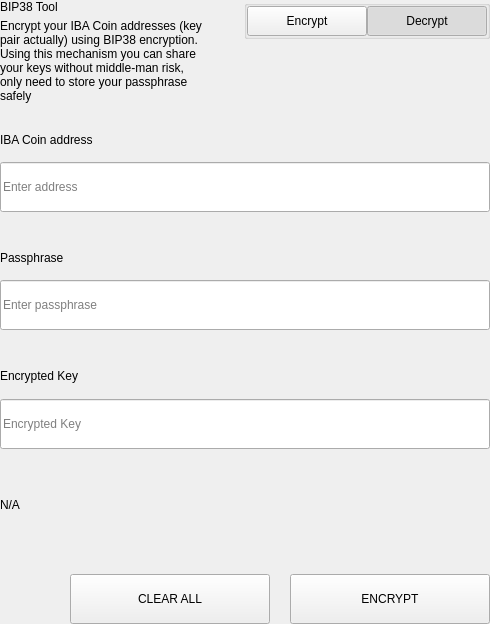
<?xml version="1.0" encoding="UTF-8"?>
<ui version="4.0">
 <class>SettingsBitToolWidget</class>
 <widget class="QWidget" name="SettingsBitToolWidget">
  <property name="geometry">
   <rect>
    <x>0</x>
    <y>0</y>
    <width>490</width>
    <height>624</height>
   </rect>
  </property>
  <property name="windowTitle">
   <string>Form</string>
  </property>
  <layout class="QVBoxLayout" name="verticalLayout">
   <property name="spacing">
    <number>0</number>
   </property>
   <property name="leftMargin">
    <number>0</number>
   </property>
   <property name="topMargin">
    <number>0</number>
   </property>
   <property name="rightMargin">
    <number>0</number>
   </property>
   <property name="bottomMargin">
    <number>0</number>
   </property>
   <item>
    <widget class="QWidget" name="left" native="true">
     <layout class="QVBoxLayout" name="verticalLayout_3">
      <property name="leftMargin">
       <number>0</number>
      </property>
      <property name="topMargin">
       <number>0</number>
      </property>
      <property name="rightMargin">
       <number>0</number>
      </property>
      <property name="bottomMargin">
       <number>0</number>
      </property>
      <item>
       <layout class="QVBoxLayout" name="verticalLayout_2">
        <property name="spacing">
         <number>0</number>
        </property>
        <item>
         <layout class="QHBoxLayout" name="horizontalLayout_3" stretch="3,1">
          <property name="spacing">
           <number>40</number>
          </property>
          <item>
           <layout class="QVBoxLayout" name="verticalLayoutTitle">
            <property name="spacing">
             <number>5</number>
            </property>
            <item>
             <widget class="QLabel" name="labelTitle">
              <property name="text">
               <string>BIP38 Tool</string>
              </property>
             </widget>
            </item>
            <item>
             <widget class="QLabel" name="labelSubtitle1">
              <property name="text">
               <string>Encrypt your IBA Coin addresses (key pair actually) using BIP38 encryption.
Using this mechanism you can share your keys without middle-man risk, only need to store your passphrase safely</string>
              </property>
              <property name="wordWrap">
               <bool>true</bool>
              </property>
             </widget>
            </item>
           </layout>
          </item>
          <item alignment="Qt::AlignTop">
           <widget class="QGroupBox" name="groupBox">
            <property name="title">
             <string/>
            </property>
            <property name="alignment">
             <set>Qt::AlignLeading|Qt::AlignLeft|Qt::AlignTop</set>
            </property>
            <layout class="QHBoxLayout" name="horizontalLayout_4">
             <property name="spacing">
              <number>0</number>
             </property>
             <property name="leftMargin">
              <number>0</number>
             </property>
             <property name="topMargin">
              <number>0</number>
             </property>
             <property name="rightMargin">
              <number>0</number>
             </property>
             <property name="bottomMargin">
              <number>0</number>
             </property>
             <item>
              <spacer name="horizontalSpacer">
               <property name="orientation">
                <enum>Qt::Horizontal</enum>
               </property>
               <property name="sizeHint" stdset="0">
                <size>
                 <width>40</width>
                 <height>20</height>
                </size>
               </property>
              </spacer>
             </item>
             <item>
              <widget class="QPushButton" name="pushLeft">
               <property name="minimumSize">
                <size>
                 <width>120</width>
                 <height>30</height>
                </size>
               </property>
               <property name="maximumSize">
                <size>
                 <width>120</width>
                 <height>30</height>
                </size>
               </property>
               <property name="focusPolicy">
                <enum>Qt::NoFocus</enum>
               </property>
               <property name="text">
                <string>Encrypt</string>
               </property>
               <property name="checkable">
                <bool>true</bool>
               </property>
               <property name="autoExclusive">
                <bool>true</bool>
               </property>
              </widget>
             </item>
             <item>
              <widget class="QPushButton" name="pushRight">
               <property name="minimumSize">
                <size>
                 <width>120</width>
                 <height>30</height>
                </size>
               </property>
               <property name="maximumSize">
                <size>
                 <width>120</width>
                 <height>30</height>
                </size>
               </property>
               <property name="focusPolicy">
                <enum>Qt::NoFocus</enum>
               </property>
               <property name="text">
                <string>Decrypt</string>
               </property>
               <property name="checkable">
                <bool>true</bool>
               </property>
               <property name="checked">
                <bool>true</bool>
               </property>
               <property name="autoExclusive">
                <bool>true</bool>
               </property>
              </widget>
             </item>
            </layout>
           </widget>
          </item>
         </layout>
        </item>
        <item>
         <widget class="QStackedWidget" name="stackedWidget">
          <property name="currentIndex">
           <number>1</number>
          </property>
          <widget class="QWidget" name="pageDecrypt">
           <layout class="QVBoxLayout" name="verticalLayout_5">
            <property name="spacing">
             <number>0</number>
            </property>
            <property name="leftMargin">
             <number>0</number>
            </property>
            <property name="topMargin">
             <number>0</number>
            </property>
            <property name="rightMargin">
             <number>0</number>
            </property>
            <property name="bottomMargin">
             <number>0</number>
            </property>
            <item>
             <widget class="QWidget" name="widget" native="true">
              <property name="minimumSize">
               <size>
                <width>0</width>
                <height>100</height>
               </size>
              </property>
              <layout class="QVBoxLayout" name="verticalLayout_4">
               <property name="spacing">
                <number>0</number>
               </property>
               <property name="leftMargin">
                <number>0</number>
               </property>
               <property name="topMargin">
                <number>0</number>
               </property>
               <property name="rightMargin">
                <number>0</number>
               </property>
               <property name="bottomMargin">
                <number>0</number>
               </property>
               <item>
                <spacer name="verticalSpacer_2">
                 <property name="orientation">
                  <enum>Qt::Vertical</enum>
                 </property>
                 <property name="sizeType">
                  <enum>QSizePolicy::Fixed</enum>
                 </property>
                 <property name="sizeHint" stdset="0">
                  <size>
                   <width>20</width>
                   <height>20</height>
                  </size>
                 </property>
                </spacer>
               </item>
               <item>
                <layout class="QHBoxLayout" name="horizontalLayout_6" stretch="2">
                 <property name="spacing">
                  <number>0</number>
                 </property>
                 <item>
                  <layout class="QVBoxLayout" name="verticalLayout_7">
                   <property name="spacing">
                    <number>9</number>
                   </property>
                   <item>
                    <widget class="QLabel" name="labelSubtitleKey">
                     <property name="minimumSize">
                      <size>
                       <width>0</width>
                       <height>20</height>
                      </size>
                     </property>
                     <property name="maximumSize">
                      <size>
                       <width>16777215</width>
                       <height>20</height>
                      </size>
                     </property>
                     <property name="text">
                      <string>Encrypted key</string>
                     </property>
                    </widget>
                   </item>
                   <item>
                    <widget class="QLineEdit" name="lineEditKey">
                     <property name="minimumSize">
                      <size>
                       <width>0</width>
                       <height>50</height>
                      </size>
                     </property>
                     <property name="maximumSize">
                      <size>
                       <width>16777215</width>
                       <height>50</height>
                      </size>
                     </property>
                     <property name="placeholderText">
                      <string>Enter a encrypted key</string>
                     </property>
                    </widget>
                   </item>
                  </layout>
                 </item>
                </layout>
               </item>
               <item>
                <spacer name="verticalSpacer_3">
                 <property name="orientation">
                  <enum>Qt::Vertical</enum>
                 </property>
                 <property name="sizeType">
                  <enum>QSizePolicy::Fixed</enum>
                 </property>
                 <property name="sizeHint" stdset="0">
                  <size>
                   <width>20</width>
                   <height>20</height>
                  </size>
                 </property>
                </spacer>
               </item>
               <item>
                <layout class="QVBoxLayout" name="verticalLayout_9">
                 <property name="spacing">
                  <number>9</number>
                 </property>
                 <item>
                  <widget class="QLabel" name="labelSubtitlePassphrase">
                   <property name="maximumSize">
                    <size>
                     <width>16777215</width>
                     <height>20</height>
                    </size>
                   </property>
                   <property name="text">
                    <string>Passphrase</string>
                   </property>
                  </widget>
                 </item>
                 <item>
                  <widget class="QLineEdit" name="lineEditPassphrase">
                   <property name="minimumSize">
                    <size>
                     <width>0</width>
                     <height>50</height>
                    </size>
                   </property>
                   <property name="maximumSize">
                    <size>
                     <width>16777215</width>
                     <height>50</height>
                    </size>
                   </property>
                   <property name="placeholderText">
                    <string>Enter a passphrase</string>
                   </property>
                  </widget>
                 </item>
                </layout>
               </item>
               <item>
                <spacer name="verticalSpacer_4">
                 <property name="orientation">
                  <enum>Qt::Vertical</enum>
                 </property>
                 <property name="sizeType">
                  <enum>QSizePolicy::Fixed</enum>
                 </property>
                 <property name="sizeHint" stdset="0">
                  <size>
                   <width>20</width>
                   <height>20</height>
                  </size>
                 </property>
                </spacer>
               </item>
               <item>
                <widget class="QWidget" name="widget_3" native="true">
                 <property name="sizePolicy">
                  <sizepolicy hsizetype="Preferred" vsizetype="Fixed">
                   <horstretch>0</horstretch>
                   <verstretch>0</verstretch>
                  </sizepolicy>
                 </property>
                 <layout class="QVBoxLayout" name="verticalLayout_10">
                  <property name="spacing">
                   <number>9</number>
                  </property>
                  <property name="leftMargin">
                   <number>0</number>
                  </property>
                  <property name="topMargin">
                   <number>0</number>
                  </property>
                  <property name="rightMargin">
                   <number>0</number>
                  </property>
                  <property name="bottomMargin">
                   <number>0</number>
                  </property>
                  <item>
                   <widget class="QLabel" name="labelSubtitleDecryptResult">
                    <property name="minimumSize">
                     <size>
                      <width>0</width>
                      <height>20</height>
                     </size>
                    </property>
                    <property name="maximumSize">
                     <size>
                      <width>16777215</width>
                      <height>20</height>
                     </size>
                    </property>
                    <property name="text">
                     <string>Decrypted address result</string>
                    </property>
                   </widget>
                  </item>
                  <item>
                   <widget class="QWidget" name="widget_4" native="true">
                    <layout class="QHBoxLayout" name="horizontalLayout" stretch="6,0,1">
                     <property name="spacing">
                      <number>0</number>
                     </property>
                     <property name="leftMargin">
                      <number>0</number>
                     </property>
                     <property name="topMargin">
                      <number>0</number>
                     </property>
                     <property name="rightMargin">
                      <number>0</number>
                     </property>
                     <property name="bottomMargin">
                      <number>0</number>
                     </property>
                     <item alignment="Qt::AlignVCenter">
                      <widget class="QLineEdit" name="lineEditDecryptResult">
                       <property name="minimumSize">
                        <size>
                         <width>0</width>
                         <height>50</height>
                        </size>
                       </property>
                       <property name="maximumSize">
                        <size>
                         <width>16777215</width>
                         <height>50</height>
                        </size>
                       </property>
                       <property name="placeholderText">
                        <string>Decrypted Address</string>
                       </property>
                      </widget>
                     </item>
                     <item>
                      <spacer name="horizontalSpacer_4">
                       <property name="orientation">
                        <enum>Qt::Horizontal</enum>
                       </property>
                       <property name="sizeType">
                        <enum>QSizePolicy::Fixed</enum>
                       </property>
                       <property name="sizeHint" stdset="0">
                        <size>
                         <width>20</width>
                         <height>50</height>
                        </size>
                       </property>
                      </spacer>
                     </item>
                     <item>
                      <widget class="QPushButton" name="pushButtonImport">
                       <property name="minimumSize">
                        <size>
                         <width>140</width>
                         <height>40</height>
                        </size>
                       </property>
                       <property name="text">
                        <string>Import Address</string>
                       </property>
                      </widget>
                     </item>
                    </layout>
                   </widget>
                  </item>
                 </layout>
                </widget>
               </item>
               <item>
                <widget class="QLabel" name="statusLabel_DEC">
                 <property name="maximumSize">
                  <size>
                   <width>16777215</width>
                   <height>40</height>
                  </size>
                 </property>
                 <property name="text">
                  <string/>
                 </property>
                </widget>
               </item>
               <item>
                <spacer name="verticalSpacer">
                 <property name="orientation">
                  <enum>Qt::Vertical</enum>
                 </property>
                 <property name="sizeType">
                  <enum>QSizePolicy::Preferred</enum>
                 </property>
                 <property name="sizeHint" stdset="0">
                  <size>
                   <width>20</width>
                   <height>20</height>
                  </size>
                 </property>
                </spacer>
               </item>
               <item>
                <layout class="QHBoxLayout" name="horizontalLayout_7">
                 <property name="spacing">
                  <number>0</number>
                 </property>
                 <item>
                  <spacer name="horizontalSpacer_5">
                   <property name="orientation">
                    <enum>Qt::Horizontal</enum>
                   </property>
                   <property name="sizeType">
                    <enum>QSizePolicy::Expanding</enum>
                   </property>
                   <property name="sizeHint" stdset="0">
                    <size>
                     <width>40</width>
                     <height>20</height>
                    </size>
                   </property>
                  </spacer>
                 </item>
                 <item>
                  <widget class="QPushButton" name="pushButtonDecryptClear">
                   <property name="minimumSize">
                    <size>
                     <width>200</width>
                     <height>50</height>
                    </size>
                   </property>
                   <property name="maximumSize">
                    <size>
                     <width>200</width>
                     <height>50</height>
                    </size>
                   </property>
                   <property name="text">
                    <string>CLEAR</string>
                   </property>
                  </widget>
                 </item>
                 <item>
                  <spacer name="horizontalSpacer_3">
                   <property name="orientation">
                    <enum>Qt::Horizontal</enum>
                   </property>
                   <property name="sizeType">
                    <enum>QSizePolicy::Fixed</enum>
                   </property>
                   <property name="sizeHint" stdset="0">
                    <size>
                     <width>20</width>
                     <height>20</height>
                    </size>
                   </property>
                  </spacer>
                 </item>
                 <item>
                  <widget class="QPushButton" name="pushButtonDecrypt">
                   <property name="minimumSize">
                    <size>
                     <width>200</width>
                     <height>50</height>
                    </size>
                   </property>
                   <property name="maximumSize">
                    <size>
                     <width>200</width>
                     <height>50</height>
                    </size>
                   </property>
                   <property name="text">
                    <string>DECRYPT KEY</string>
                   </property>
                  </widget>
                 </item>
                </layout>
               </item>
              </layout>
             </widget>
            </item>
           </layout>
          </widget>
          <widget class="QWidget" name="pageEncrypt">
           <layout class="QVBoxLayout" name="verticalLayout_11">
            <property name="spacing">
             <number>0</number>
            </property>
            <property name="leftMargin">
             <number>0</number>
            </property>
            <property name="topMargin">
             <number>0</number>
            </property>
            <property name="rightMargin">
             <number>0</number>
            </property>
            <property name="bottomMargin">
             <number>0</number>
            </property>
            <item>
             <spacer name="verticalSpacer_8">
              <property name="orientation">
               <enum>Qt::Vertical</enum>
              </property>
              <property name="sizeType">
               <enum>QSizePolicy::Fixed</enum>
              </property>
              <property name="sizeHint" stdset="0">
               <size>
                <width>20</width>
                <height>20</height>
               </size>
              </property>
             </spacer>
            </item>
            <item>
             <widget class="QWidget" name="containerAddressEnc" native="true">
              <layout class="QVBoxLayout" name="containerAddressEncLayout">
               <property name="spacing">
                <number>5</number>
               </property>
               <property name="leftMargin">
                <number>0</number>
               </property>
               <property name="topMargin">
                <number>0</number>
               </property>
               <property name="rightMargin">
                <number>0</number>
               </property>
               <property name="bottomMargin">
                <number>0</number>
               </property>
               <item>
                <widget class="QLabel" name="labelSubtitleAddress">
                 <property name="minimumSize">
                  <size>
                   <width>0</width>
                   <height>20</height>
                  </size>
                 </property>
                 <property name="maximumSize">
                  <size>
                   <width>16777215</width>
                   <height>20</height>
                  </size>
                 </property>
                 <property name="text">
                  <string>IBA Coin address</string>
                 </property>
                </widget>
               </item>
               <item>
                <widget class="QLineEdit" name="addressIn_ENC">
                 <property name="minimumSize">
                  <size>
                   <width>0</width>
                   <height>50</height>
                  </size>
                 </property>
                 <property name="placeholderText">
                  <string>Enter address</string>
                 </property>
                </widget>
               </item>
              </layout>
             </widget>
            </item>
            <item>
             <spacer name="verticalSpacer_6">
              <property name="orientation">
               <enum>Qt::Vertical</enum>
              </property>
              <property name="sizeType">
               <enum>QSizePolicy::Fixed</enum>
              </property>
              <property name="sizeHint" stdset="0">
               <size>
                <width>20</width>
                <height>20</height>
               </size>
              </property>
             </spacer>
            </item>
            <item>
             <widget class="QWidget" name="containerAddress" native="true">
              <layout class="QHBoxLayout" name="horizontalLayout_9" stretch="2">
               <property name="spacing">
                <number>0</number>
               </property>
               <property name="leftMargin">
                <number>0</number>
               </property>
               <property name="topMargin">
                <number>0</number>
               </property>
               <property name="rightMargin">
                <number>0</number>
               </property>
               <property name="bottomMargin">
                <number>0</number>
               </property>
               <item>
                <layout class="QVBoxLayout" name="verticalLayout_8">
                 <property name="spacing">
                  <number>5</number>
                 </property>
                 <item>
                  <widget class="QLabel" name="labelSubtitleMessage">
                   <property name="minimumSize">
                    <size>
                     <width>0</width>
                     <height>20</height>
                    </size>
                   </property>
                   <property name="maximumSize">
                    <size>
                     <width>16777215</width>
                     <height>20</height>
                    </size>
                   </property>
                   <property name="text">
                    <string>Passphrase</string>
                   </property>
                  </widget>
                 </item>
                 <item>
                  <widget class="QLineEdit" name="passphraseIn_ENC">
                   <property name="minimumSize">
                    <size>
                     <width>0</width>
                     <height>50</height>
                    </size>
                   </property>
                   <property name="maximumSize">
                    <size>
                     <width>16777215</width>
                     <height>50</height>
                    </size>
                   </property>
                   <property name="placeholderText">
                    <string>Enter passphrase</string>
                   </property>
                  </widget>
                 </item>
                </layout>
               </item>
              </layout>
             </widget>
            </item>
            <item>
             <spacer name="verticalSpacer_7">
              <property name="orientation">
               <enum>Qt::Vertical</enum>
              </property>
              <property name="sizeType">
               <enum>QSizePolicy::Fixed</enum>
              </property>
              <property name="sizeHint" stdset="0">
               <size>
                <width>20</width>
                <height>20</height>
               </size>
              </property>
             </spacer>
            </item>
            <item>
             <widget class="QWidget" name="widget_2" native="true">
              <property name="minimumSize">
               <size>
                <width>0</width>
                <height>75</height>
               </size>
              </property>
              <property name="maximumSize">
               <size>
                <width>16777215</width>
                <height>16777215</height>
               </size>
              </property>
              <layout class="QVBoxLayout" name="verticalLayout_6">
               <property name="leftMargin">
                <number>0</number>
               </property>
               <property name="topMargin">
                <number>0</number>
               </property>
               <property name="rightMargin">
                <number>0</number>
               </property>
               <property name="bottomMargin">
                <number>0</number>
               </property>
               <item>
                <widget class="QLabel" name="labelSubtitleEncryptedKey">
                 <property name="minimumSize">
                  <size>
                   <width>0</width>
                   <height>20</height>
                  </size>
                 </property>
                 <property name="maximumSize">
                  <size>
                   <width>16777215</width>
                   <height>20</height>
                  </size>
                 </property>
                 <property name="text">
                  <string>Encrypted Key</string>
                 </property>
                </widget>
               </item>
               <item>
                <widget class="QLineEdit" name="encryptedKeyOut_ENC">
                 <property name="minimumSize">
                  <size>
                   <width>0</width>
                   <height>50</height>
                  </size>
                 </property>
                 <property name="placeholderText">
                  <string>Encrypted Key</string>
                 </property>
                </widget>
               </item>
              </layout>
             </widget>
            </item>
            <item>
             <widget class="QLabel" name="statusLabel_ENC">
              <property name="text">
               <string notr="true">N/A</string>
              </property>
             </widget>
            </item>
            <item>
             <spacer name="verticalSpacer_5">
              <property name="orientation">
               <enum>Qt::Vertical</enum>
              </property>
              <property name="sizeType">
               <enum>QSizePolicy::Fixed</enum>
              </property>
              <property name="sizeHint" stdset="0">
               <size>
                <width>20</width>
                <height>20</height>
               </size>
              </property>
             </spacer>
            </item>
            <item>
             <layout class="QHBoxLayout" name="horizontalLayout_8">
              <property name="spacing">
               <number>0</number>
              </property>
              <item>
               <spacer name="horizontalSpacer_6">
                <property name="orientation">
                 <enum>Qt::Horizontal</enum>
                </property>
                <property name="sizeType">
                 <enum>QSizePolicy::Expanding</enum>
                </property>
                <property name="sizeHint" stdset="0">
                 <size>
                  <width>40</width>
                  <height>20</height>
                 </size>
                </property>
               </spacer>
              </item>
              <item>
               <widget class="QPushButton" name="pushButtonClear">
                <property name="minimumSize">
                 <size>
                  <width>200</width>
                  <height>50</height>
                 </size>
                </property>
                <property name="focusPolicy">
                 <enum>Qt::NoFocus</enum>
                </property>
                <property name="text">
                 <string>CLEAR ALL</string>
                </property>
               </widget>
              </item>
              <item>
               <spacer name="horizontalSpacer_2">
                <property name="orientation">
                 <enum>Qt::Horizontal</enum>
                </property>
                <property name="sizeType">
                 <enum>QSizePolicy::Fixed</enum>
                </property>
                <property name="sizeHint" stdset="0">
                 <size>
                  <width>20</width>
                  <height>20</height>
                 </size>
                </property>
               </spacer>
              </item>
              <item>
               <widget class="QPushButton" name="pushButtonEncrypt">
                <property name="minimumSize">
                 <size>
                  <width>200</width>
                  <height>50</height>
                 </size>
                </property>
                <property name="maximumSize">
                 <size>
                  <width>200</width>
                  <height>50</height>
                 </size>
                </property>
                <property name="focusPolicy">
                 <enum>Qt::NoFocus</enum>
                </property>
                <property name="text">
                 <string>ENCRYPT</string>
                </property>
               </widget>
              </item>
             </layout>
            </item>
           </layout>
          </widget>
         </widget>
        </item>
       </layout>
      </item>
     </layout>
    </widget>
   </item>
  </layout>
 </widget>
 <resources/>
 <connections/>
</ui>
